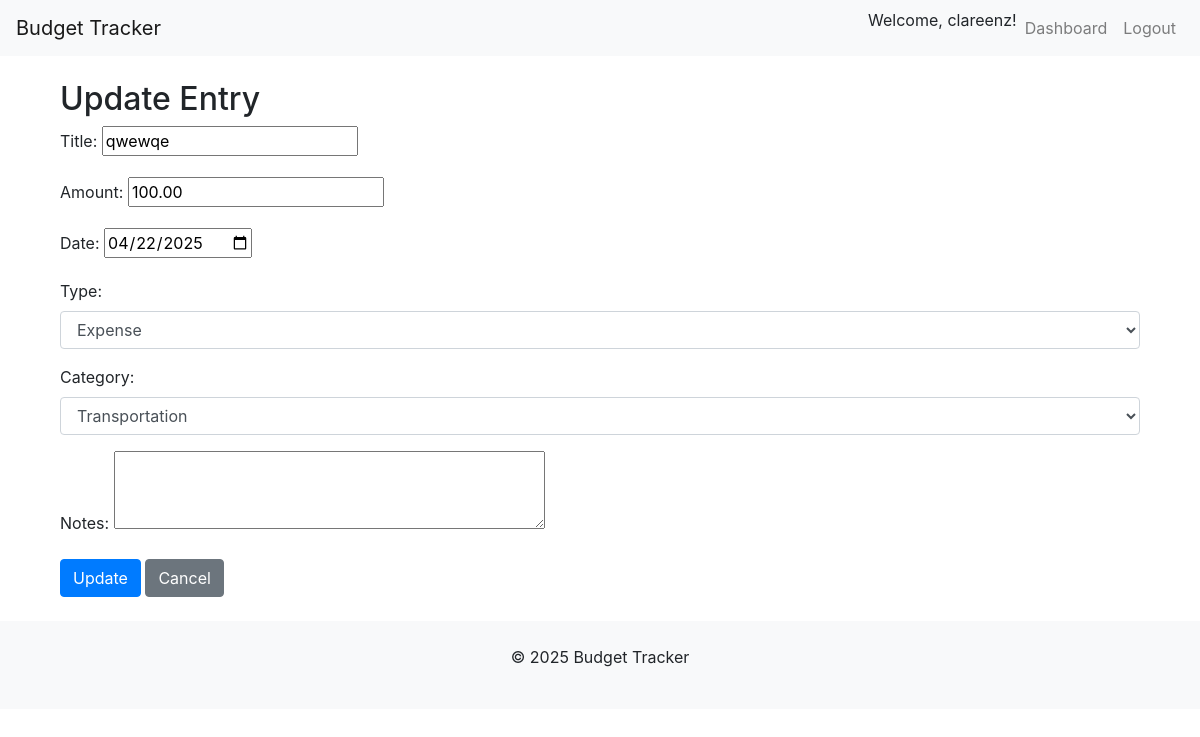
The app's page /entries/7/update/ (signed in) with its own data.
### budget_app/models.py (models this page shows, shortened)
class Entry(models.Model):
    ENTRY_TYPES = [
        ('income', 'Income'),
        ('expense', 'Expense'),
    ]
    FOOD = 'food'
    HOUSING = 'housing'
    TRANSPORTATION = 'transportation'
    SALARY = 'salary'
    ENTERTAINMENT = 'entertainment'
    OTHERS = 'others'
    CATEGORY_CHOICES = [
        (FOOD, 'Food'),
        (HOUSING, 'Housing'),
        (TRANSPORTATION, 'Transportation'),
        (SALARY, 'Salary'),
        (ENTERTAINMENT, 'Entertainment'),
        (OTHERS, 'Others'),
    ]
    user = models.ForeignKey(User, on_delete=models.CASCADE)
    category = models.CharField(max_length=20, choices=CATEGORY_CHOICES, default='others')
    title = models.CharField(max_length=100)
    amount = models.DecimalField(max_digits=10, decimal_places=2)
    date = models.DateField()
    type = models.CharField(max_length=7, choices=ENTRY_TYPES)
    notes = models.TextField(blank=True)

### budget_app/views.py (the view)
# urls.py: path('entries/<int:entry_id>/update/', views.update_entry, name='update_entry'),
@login_required
def update_entry(request, entry_id):
    entry = get_object_or_404(Entry, id=entry_id, user=request.user)
    if request.method == 'POST':
        form = EntryForm(request.POST, instance=entry)
        if form.is_valid():
            form.save()
            messages.success(request, "Entry updated successfully.")
            return redirect('history')
    else:
        form = EntryForm(instance=entry)
    return render(request, 'budget_app/update_entry.html', {'form': form, 'entry': entry})

### budget_app/forms.py
class EntryForm(forms.ModelForm):
    class Meta:
        model = Entry
        fields = ['title', 'amount', 'date', 'type', 'category', 'notes']
        widgets = {
            'date': forms.DateInput(attrs={'type': 'date'}),
            'notes': forms.Textarea(attrs={'rows': 3}),
            'type': forms.Select(attrs={'class': 'form-control'}),
            'category': forms.Select(attrs={'class': 'form-control'}),
        }

### budget_app/templates/budget_app/update_entry.html (shortened to what this page needs)
{% extends 'budget_app/base.html' %}
{% block content %}
<div class="container mt-4">
    <h2>Update Entry</h2>
    <form method="POST">
        <div class="form-group">
            {{ form.as_p }}
        </div>
        <button type="submit" class="btn btn-primary">Update</button>
        <a href="{% url 'history' %}" class="btn btn-secondary">Cancel</a>
    </form>
</div>
{% endblock %}

### budget_app/templates/budget_app/base.html (shortened to what this page needs)
<!DOCTYPE html>
<html lang="en">
<head>
    <link rel="stylesheet" href="https://stackpath.bootstrapcdn.com/bootstrap/4.3.1/css/bootstrap.min.css">
</head>
<body>
    <nav class="navbar navbar-expand-lg navbar-light bg-light">
        <a class="navbar-brand" href="/">Budget Tracker</a>
        <div class="collapse navbar-collapse">
            <ul class="navbar-nav ml-auto">
                {% if user.is_authenticated %}
                    <li>Welcome, {{ request.user.username }}!</li>
                    <li class="nav-item"><a class="nav-link" href="{% url 'dashboard' %}">Dashboard</a></li>
                    <li class="nav-item"><a class="nav-link" href="{% url 'logout' %}">Logout</a></li>
                {% else %}
                    <li class="nav-item"><a class="nav-link" href="{% url 'login' %}">Login</a></li>
                    <li class="nav-item"><a class="nav-link" href="{% url 'register' %}">Register</a></li>
                {% endif %}
            </ul>
        </div>
    </nav>
    <div class="container my-4">
        {% block content %}
        {% endblock %}
    </div>
    <footer class="bg-light text-center py-4">
        <p>&copy; 2025 Budget Tracker</p>
    </footer>
</body>
</html>

### records on screen
Entry: title "qwewqe", amount "100.00", date "04/22/2025", type "Expense", category "Transportation"

### other values on screen
{{ request.user.username }} "clareenz"
